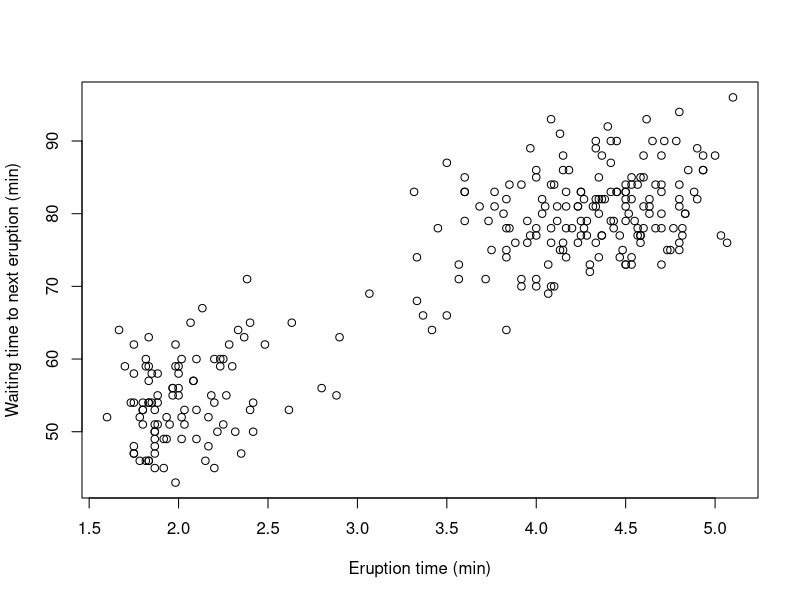

Here is the R script that generated this plot:



#install.library("eruptions")

with(faithful,
     plot(eruptions, waiting,
          xlab = "Eruption time (min)",
          ylab = "Waiting time to next eruption (min)"))

